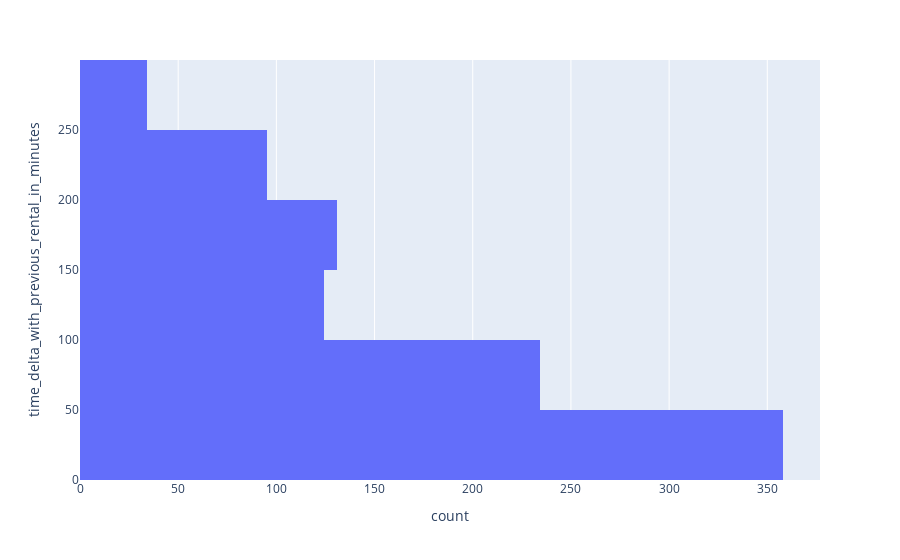

Source (notebook cell):
### Code cell
df_no_canceled_hours_delay = df_no_canceled_short_delay.loc[df_no_canceled_short_delay['time_delta_with_previous_rental_in_minutes'] < 300]
print(df_no_canceled_hours_delay['real_delta'].count(), f"({round(100* df_no_canceled_hours_delay['real_delta'].count() / df_no_canceled['late_by'].count(), 2)} %)")
px.histogram(df_no_canceled_hours_delay, y='time_delta_with_previous_rental_in_minutes', nbins=6)

### Figure 1 — Plotly figure (JSON) as saved in the notebook; plotly's stock layout.template omitted (floating-point values rounded to 4 significant figures; data arrays with more than 128 entries replaced by an {"elided": "..."} marker saying what was removed)
{"data": [{"alignmentgroup": "True", "bingroup": "y", "hovertemplate": "count=%{x}<br>time_delta_with_previous_rental_in_minutes=%{y}<extra></extra>", "legendgroup": "", "marker": {"color": "#636efa", "pattern": {"shape": ""}}, "name": "", "nbinsy": 6, "offsetgroup": "", "orientation": "h", "showlegend": false, "type": "histogram", "xaxis": "x", "y": {"elided": "976 int values"}, "yaxis": "y"}], "layout": {"barmode": "relative", "legend": {"tracegroupgap": 0}, "margin": {"t": 60}, "xaxis": {"anchor": "y", "domain": [0, 1], "title": {"text": "count"}}, "yaxis": {"anchor": "x", "domain": [0, 1], "title": {"text": "time_delta_with_previous_rental_in_minutes"}}}}
